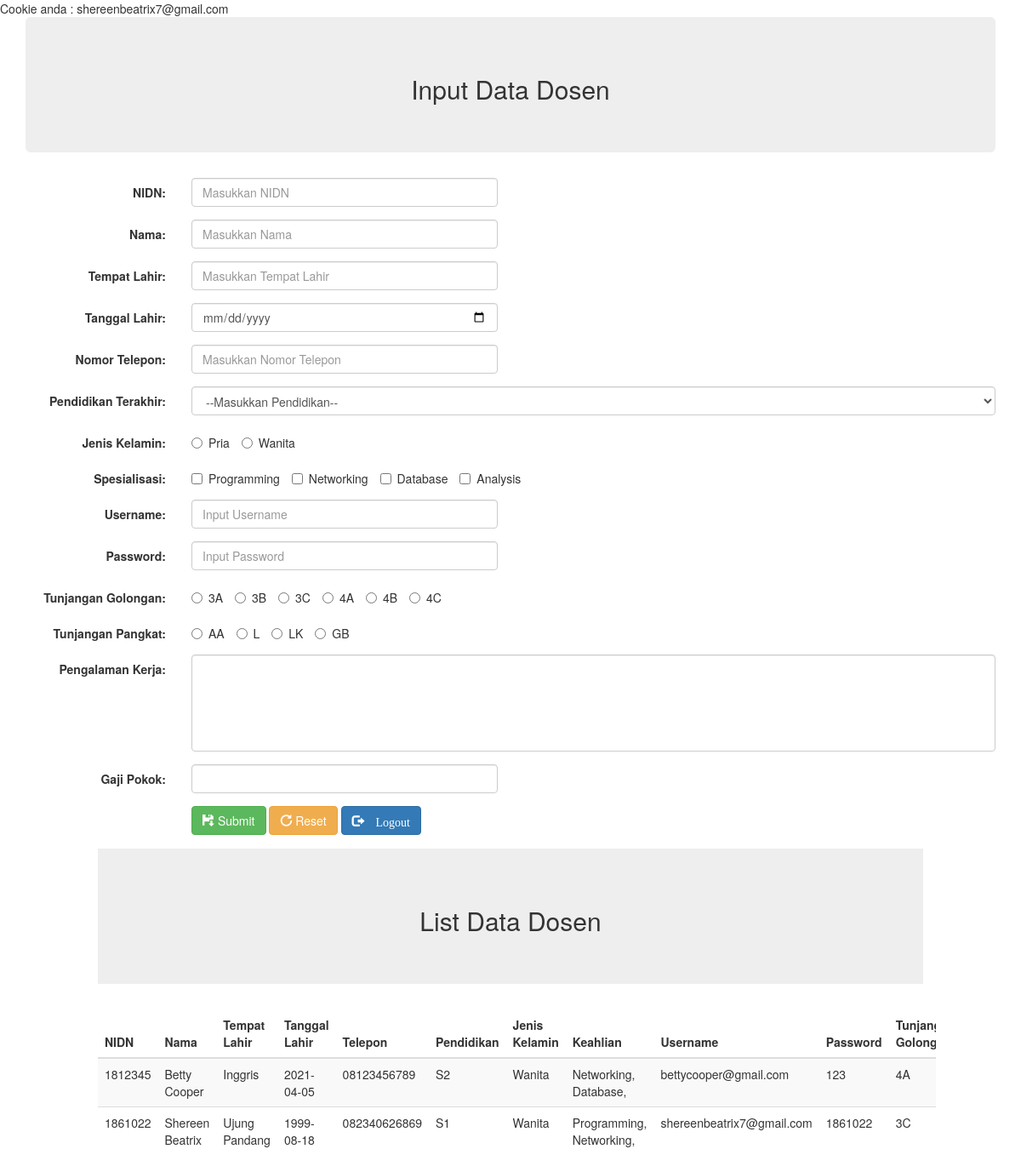
The app's page /input.php (signed in) with its own data.
### tables this page shows
CREATE TABLE `tabel_anggota` (
  `nidn` varchar(50) NOT NULL,
  `nama` text NOT NULL,
  `tempat` text NOT NULL,
  `lahir` date NOT NULL,
  `telepon` text NOT NULL,
  `pendidikan` enum('S1','S2','S3') NOT NULL,
  `jenis_kelamin` enum('Pria','Wanita') NOT NULL,
  `keahlian` text NOT NULL,
  `username` text NOT NULL,
  `password` text NOT NULL,
  `tunjangan_golongan` text NOT NULL,
  `tunjangan_pangkat` text NOT NULL,
  `pengalaman` text NOT NULL,
  `gaji_pokok` text NOT NULL,
  `total` text NOT NULL
);

### input.php (the view, shortened to what this page needs)
<!DOCTYPE html>
<html lang="en">
<head>
 <link rel="stylesheet" href="css/bootstrap.min.css">
 <link rel="stylesheet" href="https://maxcdn.bootstrapcdn.com/bootstrap/3.4.1/css/bootstrap.min.css">
</head>
<body>
<?php
include "koneksi.php";
	$uname = $_COOKIE['username'];
		?>
Cookie anda : <?=$uname?>
<BR>
<div class="container">
    <div class="jumbotron text-center">
    <h2>Input Data Dosen</h2>
    </div>
    <form class="form-horizontal" method="post" action="input.php">
        <div class="form-group">
            <label class="control-label col-sm-2" for="nidn">NIDN:</label>
            <div class="col-sm-4">
            <input type="text" class="form-control" id="nidn" placeholder="Masukkan NIDN" name="nidn">
            </div>
        </div>
        <div class="form-group">
            <label class="control-label col-sm-2" for="nama">Nama:</label>
            <div class="col-sm-4">
            <input type="text" class="form-control" id="nama" placeholder="Masukkan Nama" name="nama">
            </div>
        </div>
        <div class="form-group">
            <label class="control-label col-sm-2"  for="tempat">Tempat Lahir:</label>
            <div class="col-sm-4">
            <input type="text" class="form-control" id="tempat" placeholder="Masukkan Tempat Lahir" name="tempat">
            </div>
        </div>
        <div class="form-group">
            <label class="control-label col-sm-2" for="lahir">Tanggal Lahir:</label>
            <div class="col-sm-4">
            <input type="date" class="form-control" id="lahir" placeholder="Masukkan Tanggal Lahir" name="lahir">
            </div>
        </div>
        <div class="form-group">
            <label class="control-label col-sm-2" for="telepon">Nomor Telepon:</label>
            <div class="col-sm-4">
            <input type="tel" class="form-control" id="telepon" placeholder="Masukkan Nomor Telepon" name="telepon">
            </div>
        </div>
        <div class="form-group">
            <label class="control-label col-sm-2" for="pendidikan">Pendidikan Terakhir:</label>
            <div class="col-sm-10">
            <select class="form-control" id="pendidikan" name="pendidikan">
            <option value='-'>--Masukkan Pendidikan--</option>
            </select>
            </div>
        </div>
        <div class="form-group">
            <label class="control-label col-sm-2" for="jk">Jenis Kelamin:</label>
            <div class="col-sm-10">
            <label class="radio-inline" ><input type="radio" id="jk" name="jk" value="Pria"> Pria</label>
            <label class="radio-inline"><input type="radio" id="jk" name="jk" value="Wanita"> Wanita</label>
            </div>
        </div>
        <div class="form-group">
            <label class="control-label col-sm-2" for="ahli">Spesialisasi:</label>
            <div class="col-sm-10">
            <label class="checkbox-inline" >
                <input type='checkbox' name='ahli[]' value='Programming' id="ahli"> Programming</label>
            <label class="checkbox-inline" >
                <input type='checkbox' name='ahli[]' value='Networking' id="ahli"> Networking</label>
            <label class="checkbox-inline" >
                <input type='checkbox' name='ahli[]' value='Database' id="ahli"> Database</label>
            <label class="checkbox-inline" >
                <input type='checkbox' name='ahli[]' value='Analysis' id="ahli"> Analysis</label>
            </div>
        </div>
        <div class="form-group">
            <label class="control-label col-sm-2" for="username">Username:</label>
            <div class="col-sm-4">
            <input type="email" class="form-control" name="username" placeholder="Input Username" name="username">
            </div>
        </div>
        <div class="form-group">
            <label class="control-label col-sm-2" for="password">Password:</label>
            <div class="col-sm-4">
            <input type="password" class="form-control" name="password" placeholder="Input Password" name="password">
            </div>
        </div>
        <div class="form-group">
            <label class="control-label col-sm-2" for="tg">Tunjangan Golongan:</label>
            <div class="col-sm-10">
            <label class="radio-inline"><input type="radio" id="tg" name="tg" value="3A"> 3A</label>
            <label class="radio-inline"><input type="radio" id="tg" name="tg" value="3B"> 3B</label>
            <label class="radio-inline"><input type="radio" id="tg" name="tg" value="3C"> 3C</label>
            <label class="radio-inline"><input type="radio" id="tg" name="tg" value="4A"> 4A</label>
            <label class="radio-inline"><input type="radio" id="tg" name="tg" value="4B"> 4B</label>
            <label class="radio-inline"><input type="radio" id="tg" name="tg" value="4C"> 4C</label>
            </div>
        </div>
        <div class="form-group">
            <label class="control-label col-sm-2" for="tp">Tunjangan Pangkat:</label>
            <div class="col-sm-10">
            <label class="radio-inline"><input type="radio" id="tp" name="tp" value="AA"> AA</label>
            <label class="radio-inline"><input type="radio" id="tp" name="tp" value="L"> L</label>
            <label class="radio-inline"><input type="radio" id="tp" name="tp" value="LK"> LK</label>
            <label class="radio-inline"><input type="radio" id="tp" name="tp" value="GB"> GB</label>
            </div>
        </div>
        <div class="form-group">
            <label class="control-label col-sm-2" for="pengalaman">Pengalaman Kerja:</label>
            <div class="col-sm-10">
            <textarea class="form-control" rows="5" style="resize: none" id="pengalaman" name="pengalaman"></textarea>
            </div>
        </div>
        <div class="form-group">
            <label class="control-label col-sm-2" for="gp">Gaji Pokok:</label>
            <div class="col-sm-4">
            <input type="text" class="form-control" id="gp" name="gp">
            </div>
        </div>
        <div class="form-group">
            <div class="col-sm-offset-2 col-sm-10">
            <button type="submit" class="btn btn-success" name="submit"><span class="glyphicon glyphicon-floppy-save"></span> Submit</button>
            <button type="reset" class="btn btn-warning"><span class="glyphicon glyphicon-repeat"></span> Reset</button>
            <a href="logout.php" class="btn btn-primary"><span class="glyphicon glyphicon-log-out"> Logout</a>
            </div>
        </div>
    </div>
    <div class="col-sm-10 col-sm-offset-1">
    </div>
    <div class="table-responsive col-sm-10 col-sm-offset-1">
    <div class="jumbotron text-center">
    <h2>List Data Dosen</h2>
    </div>
        <table class="table table-striped ">
            <thead>
                <tr>
                    <th>NIDN</th>
                    <th>Nama</th>
                    <th>Tempat Lahir</th>
                    <th>Tanggal Lahir</th>
                    <th>Telepon</th>
                    <th>Pendidikan</th>
                    <th>Jenis Kelamin</th>
                    <th>Keahlian</th>
                    <th>Username</th>
                    <th>Password</th>
                    <th>Tunjangan Golongan</th>
                </tr>
            </thead>
        <tbody>
        <?php
            $queryanggota = mysqli_query($connect, "SELECT * FROM tabel_anggota ORDER BY nama");
            $jumanggota = mysqli_num_rows($queryanggota);
            if ($jumanggota == 0)
            {
        ?>
        <tr>
        <td colspan="12" class="danger">Data Dosen Masih Kosong</td>
                </tr>
        <?php
                }
                else
                {
                    while ($anggota = mysqli_fetch_array($queryanggota))
                    {
        ?>
                    <tr>
                        <td><?=$anggota['nidn']?></td>
                        <td><?=$anggota['nama']?></td>
                        <td><?=$anggota['tempat']?></td>
                        <td><?=$anggota['lahir']?></td>
                        <td><?=$anggota['telepon']?></td>
                        <td><?=$anggota['pendidikan']?></td>
                        <td><?=$anggota['jenis_kelamin']?></td>
                        <td><?=$anggota['keahlian']?></td>
                        <td><?=$anggota['username']?></td>
                        <td><?=$anggota['password']?></td>
                        <td><?=$anggota['tunjangan_golongan']?></td>
                    </tr>
        <?php
                    }
                }
        ?>
        </tbody>
        </table>
    </div>
</body>
</html>

### records on screen
tabel_anggota: nidn "1812345", nama "Betty Cooper", tempat "Inggris", lahir "2021-04-05", telepon "08123456789", pendidikan "S2", jenis_kelamin "Wanita", keahlian "Networking, Database,", username "bettycooper@gmail.com", password "123", tunjangan_golongan "4A"
tabel_anggota: nidn "1861022", nama "Shereen Beatrix", tempat "Ujung Pandang", lahir "1999-08-18", telepon "082340626869", pendidikan "S1", jenis_kelamin "Wanita", keahlian "Programming, Networking,", username "shereenbeatrix7@gmail.com", password "1861022", tunjangan_golongan "3C"

### other values on screen
$uname "shereenbeatrix7@gmail.com"
